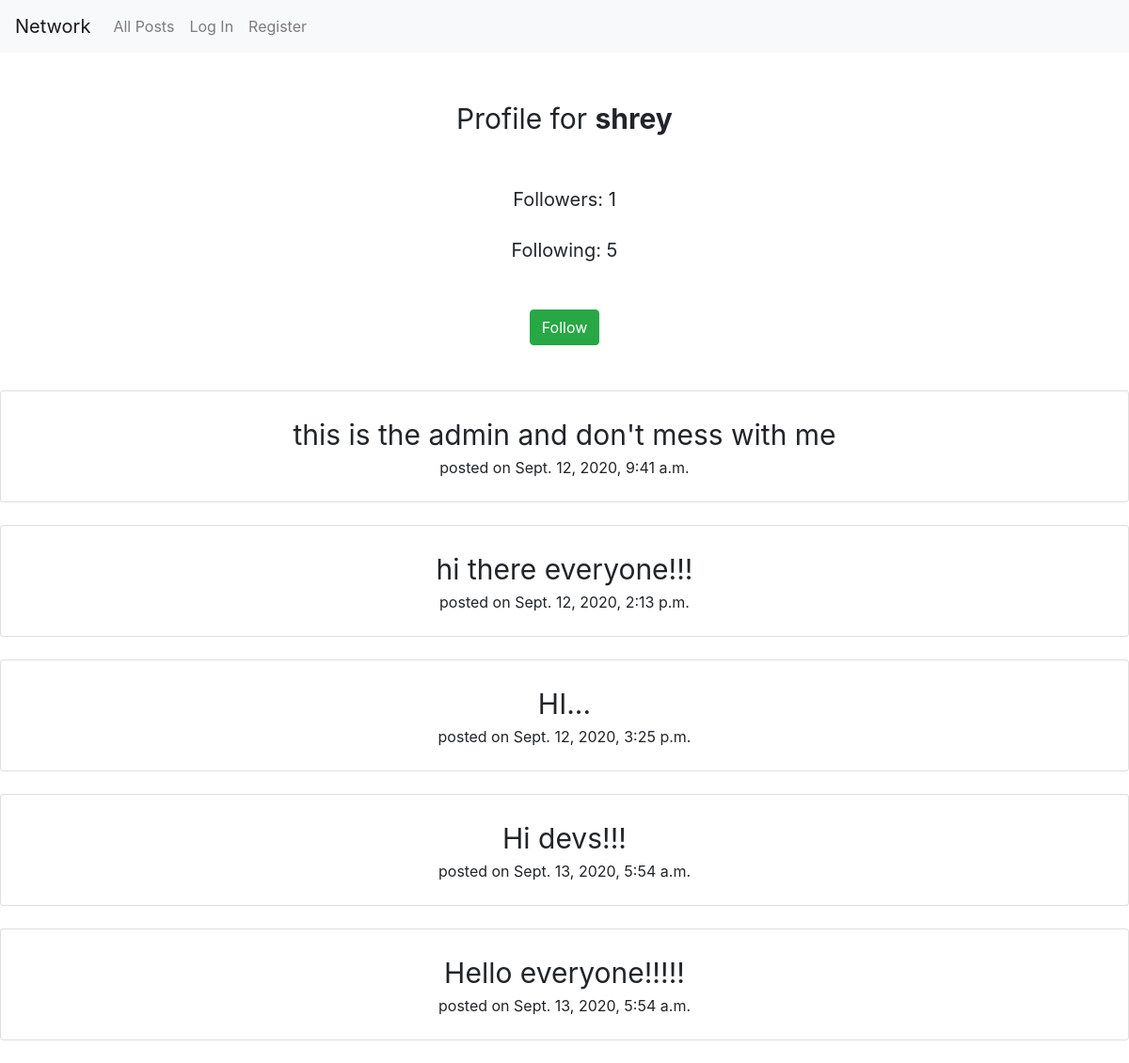
/user/shrey, run on an earlier commit of the app's database.
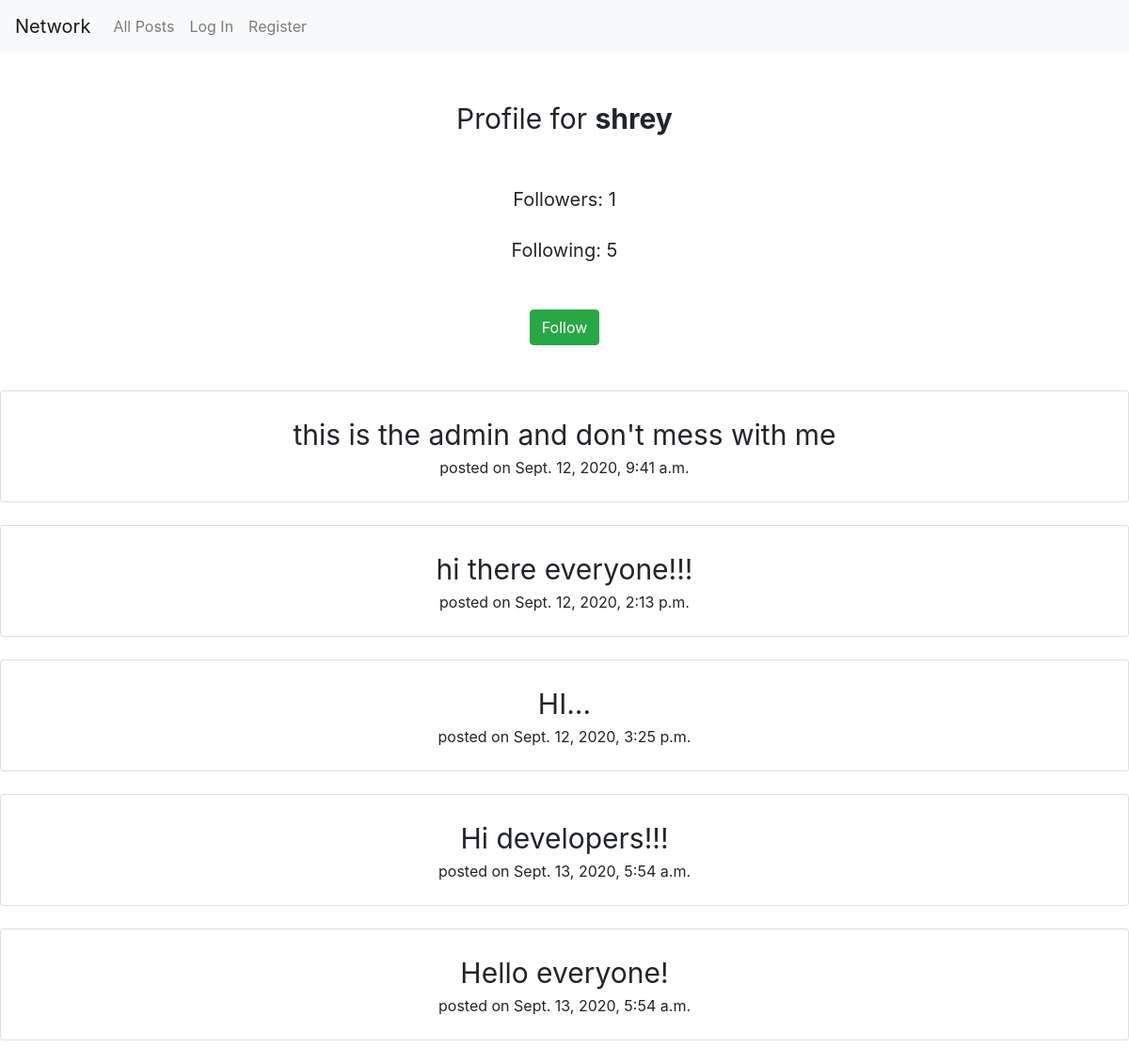
And on a later commit of the database.
### network/models.py (models this page shows, shortened)
class Tweet(models.Model):
    user = models.ForeignKey(User, on_delete=models.CASCADE, related_name="tweets")
    likes = models.ManyToManyField(User, related_name="tweet_user", blank=True)
    content = models.TextField(blank=True, null=True)
    timestamp = models.DateTimeField(auto_now_add=True)

### network/views.py (the view, shortened to what this page needs)
# urls.py: path("user/<username>", views.userProfile, name="profile"),
def userProfile(request, username):
    currentUser = User.objects.filter(username=request.user.username).first()
    viewedUser = User.objects.filter(username=username).first()
    viewedUserFollowers = viewedUser.profile.followers.all()
    viewedUserFollowersCount = viewedUser.profile.followers.count()
    viewedUserFollowingCount = viewedUser.following.count()
    viewedUserTweets = viewedUser.tweets.all()
    if currentUser in viewedUserFollowers:
        isFollowing = True
    else:
        isFollowing = False
    if request.method == 'POST' and currentUser == viewedUser:
        data = {
            "response": "Permission Denied"
        }
        return JsonResponse(data, status=403)
    context = {
        "usertweets": viewedUserTweets,
        "username": username,
        "followerCount": viewedUserFollowersCount,
        "followingCount": viewedUserFollowingCount,
        "isFollowing": isFollowing
    }
    return render(request, "network/profile.html", context)

### network/templates/network/profile.html (shortened to what this page needs)
{% extends "network/layout.html" %}
{% block body %}
<br><br>
    <div class="wrapper">
        <span class="heading">Profile for <strong class="username">{{ username }}</strong></span>
    </div>
    <br><br>
    <div class="wrapper">
        <span class="count">Followers: <span class="followerCount">{{ followerCount }}</span></span>
    </div>
    <br>
    <div class="wrapper">
        <span class="count">Following: {{ followingCount }}</span>
    </div>
    <br><br>
    {% if isFollowing == False %}
        {% if user.username != username %}
            <form action="{% url 'profile' username %}" method="POST">
                <div class="wrapper">
                    <button class="but post-button btn btn-success">Follow</button>
                </div>
            </form>
        {% endif %}
    {% endif %}
    <br><br>
    {% for tweet in usertweets %}
    <div class="card text-center">
        <br>
        <div class="card-text tweet-main-content">{{ tweet.content }}</div> posted on {{ tweet.timestamp }}
        <br><br>
    </div>
        <br>
    {% endfor %}
{% endblock %}

What changed in the data, as far as the page shows it:
changed Tweet: content "Hi devs!!!" → "Hi developers!!!"
changed Tweet: content "Hello everyone!!!!!" → "Hello everyone!"
